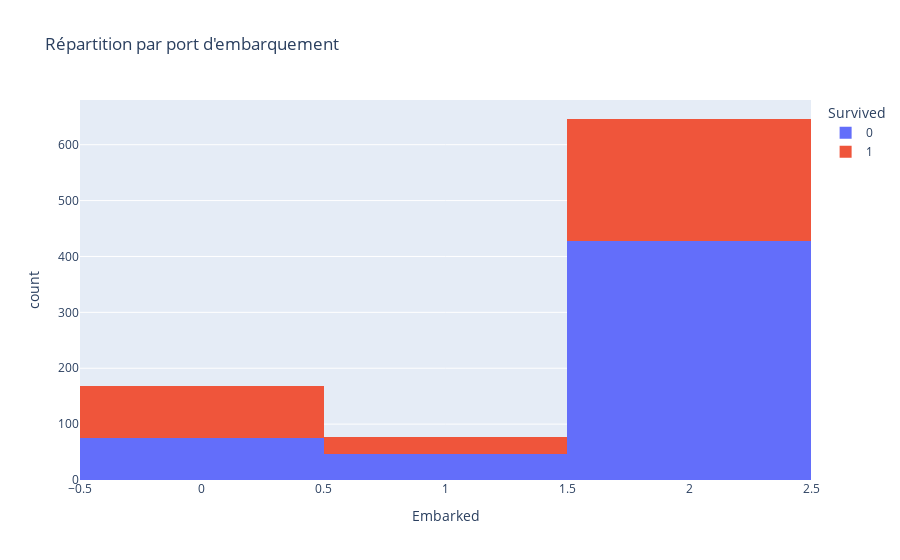

This figure's notebook cell:
### Code cell
fig = px.histogram(train, 
                   x='Embarked', 
                   color = 'Survived',
                   title = "Répartition par port d'embarquement")
fig.show()

### Figure 1 — Plotly figure (JSON) as saved in the notebook; plotly's stock layout.template omitted (floating-point values rounded to 4 significant figures; data arrays with more than 128 entries replaced by an {"elided": "..."} marker saying what was removed)
{"data": [{"bingroup": "x", "hovertemplate": "Survived=0<br>Embarked=%{x}<br>count=%{y}<extra></extra>", "legendgroup": "0", "marker": {"color": "#636efa", "pattern": {"shape": ""}}, "name": "0", "orientation": "v", "showlegend": true, "type": "histogram", "x": {"elided": "549 int values"}, "xaxis": "x", "yaxis": "y"}, {"bingroup": "x", "hovertemplate": "Survived=1<br>Embarked=%{x}<br>count=%{y}<extra></extra>", "legendgroup": "1", "marker": {"color": "#EF553B", "pattern": {"shape": ""}}, "name": "1", "orientation": "v", "showlegend": true, "type": "histogram", "x": {"elided": "342 int values"}, "xaxis": "x", "yaxis": "y"}], "layout": {"barmode": "relative", "legend": {"title": {"text": "Survived"}, "tracegroupgap": 0}, "title": {"text": "Répartition par port d'embarquement"}, "xaxis": {"anchor": "y", "domain": [0, 1], "title": {"text": "Embarked"}}, "yaxis": {"anchor": "x", "domain": [0, 1], "title": {"text": "count"}}}}
